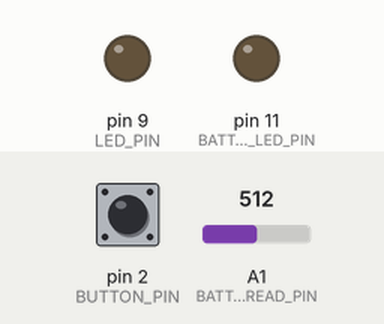
A sketch run on a simulated Arduino Uno, built with avr-gcc and run on an emulated ATmega328P. On the bench: output pins drawn as LEDs (lit = HIGH). Dashed ring = blinking. The inputs (shaded band) are chosen by the test bench; at power-on: pin 2 (BUTTON_PIN) LOW, A1 (BATTERY_READ_PIN) = 512. What the sketch prints to the serial monitor is not drawn.

Above: at 1.2 s.
1.3 s: pin 2 (BUTTON_PIN) pulled HIGH for 0.15 s
At 1.9 s:
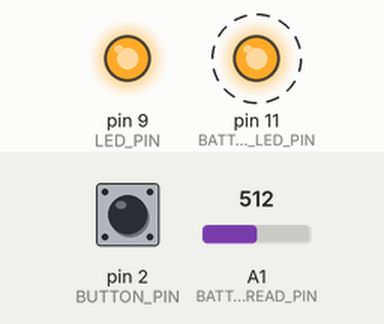
4.3 s: pin 2 (BUTTON_PIN) pulled HIGH for 1 s
At 4.75 s:
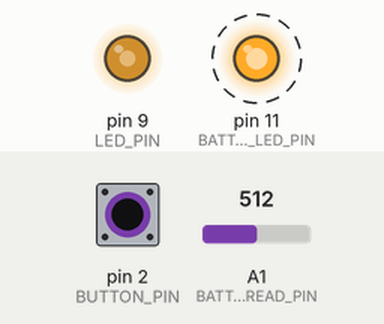
7.3 s: pin 2 (BUTTON_PIN) pulled HIGH for 0.15 s
At 10.2 s:
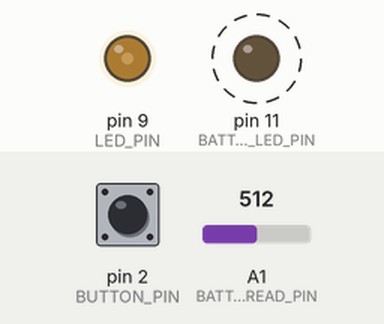
10.3 s: A1 (BATTERY_READ_PIN) set to 900
13.3 s: A1 (BATTERY_READ_PIN) set to 911
15.5 s: A1 (BATTERY_READ_PIN) set to 935
At 16.5 s:
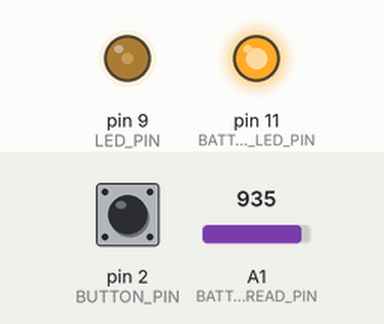
Timing chart, 0 to 18.0 s (numbered marks = the images above; inputs shaded):
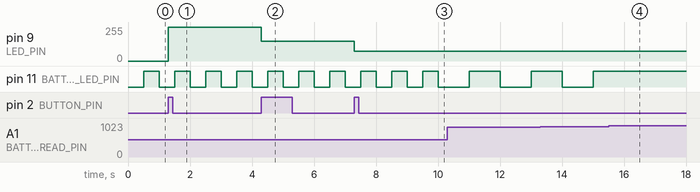

Measured:
- the behaviour switches between 920 and 921 on A1 (BATTERY_READ_PIN) (found by bisection; images 3 and 4)
- after the input at 1.3 s, pin 9 (LED_PIN): 0/255 → 255/255 at once
- after the input at 4.3 s, pin 9 (LED_PIN): 255/255 → 150/255 at once
- after the input at 7.3 s, pin 9 (LED_PIN): 150/255 → 75/255 at once
- after the input at 15.5 s, pin 11 (BATTERY_LED_PIN): stays HIGH (without the input it goes to LOW after 0.50 s)

The sketch:

BME590light.ino
```cpp
// pre processing directives
// PWM pins are 3, 5, 6, 9, 10, 11
#define  FLASHING_RATE 2
#define BUTTON_PIN 2
#define BATTERY_READ_PIN A1 // A1?
#define LED_PIN 9
#define BATTERY_LED_PIN 11


// global variables
bool button = false;
int mode = 0;
int interval = 1000 / FLASHING_RATE;
unsigned long previousMillis = 0;
int ledState = LOW;
int ledStateBatt = LOW;
int lastButtonTime = 0; // unsigned long?
int debounceTime = 250; // unsigned long?
float medBatteryVolt = (4.5/5)*1023;
float lowBatteryVolt = (4.0/5)*1023;
unsigned long previousMillisBatt = 0;
int now = 0;

void setup() {
  // put your setup code here, to run once:
  Serial.begin(9600);
  pinMode(BUTTON_PIN, INPUT);
  pinMode(BATTERY_READ_PIN, INPUT);
  pinMode(LED_PIN, OUTPUT);
  pinMode(BATTERY_LED_PIN, OUTPUT);
  attachInterrupt(digitalPinToInterrupt(2), detect_button, RISING); //when pin 2 goes from high to low do interrupt
}

void loop() {
  // put your main code here, to run repeatedly:
  //Serial.println(digitalRead(BUTTON_PIN));
  debounce2();
  detect_press();
  shine_LED();
  battery_life();
}

void detect_button(){
    // NO PRINT STATEMENTS
    button = true;
}

void debounce(){
//  if(button == true){
//    Serial.print("Int!");
//    Serial.print(millis());
//  }
  now = millis();
  if ((now - lastButtonTime) < debounceTime){
    button = false;
    //Serial.print(millis() - lastButtonTime);
    //Serial.print("Debounce!");
  }
  else{
    lastButtonTime = millis();
    //Serial.print("Press!");
  }
  //Serial.print(button);
}

void debounce2(){
  if(button == true){
    now = millis();
  }
  if((now - lastButtonTime) < debounceTime){
    button = false;
  }
  else{
    lastButtonTime = millis();
  }
}

void detect_press() {
  if (button == true) {
    mode += 1;
    Serial.print(mode);
    button = false;
  }
  if (mode == 6) {
    mode = 1;
    Serial.print(mode);
  }
}

void shine_LED() {
  switch (mode) {
    case 1:
      analogWrite(LED_PIN, 255);
      break;
    case 2:
      analogWrite(LED_PIN, 150);
      break;
    case 3:
      analogWrite(LED_PIN, 75);
      break;
    case 4:
      analogWrite(LED_PIN, 0);
      break;
    case 5:
      // use millis for flashing
      unsigned long currentMillis = millis();
      if (currentMillis - previousMillis >= interval) {
        previousMillis = currentMillis;
        if (ledState == LOW) {
          ledState = HIGH;
        }
        else {
          ledState = LOW;
        }
      }
      digitalWrite(LED_PIN, ledState);
      break;
  }
}

void battery_life() {
  int batteryVolt = analogRead(BATTERY_READ_PIN);
  unsigned long currentMillisBatt = millis();

  if(float(batteryVolt) <= medBatteryVolt && float(batteryVolt) > lowBatteryVolt){
    // slow flashing
    if (currentMillisBatt - previousMillisBatt >= 1000) {
        previousMillisBatt = currentMillisBatt;
        if (ledStateBatt == LOW) {
          ledStateBatt = HIGH;
        }
        else {
          ledStateBatt = LOW;
        }
    }
    digitalWrite(BATTERY_LED_PIN, ledStateBatt);
  }

  if(float(batteryVolt) <= lowBatteryVolt){
    // fast flashing
    if (currentMillisBatt - previousMillisBatt >= interval) {
        previousMillisBatt = currentMillisBatt;
        if (ledStateBatt == LOW) {
          ledStateBatt = HIGH;
        }
        else {
          ledStateBatt = LOW;
        }
    }
    digitalWrite(BATTERY_LED_PIN, ledStateBatt);
  }
}
```
